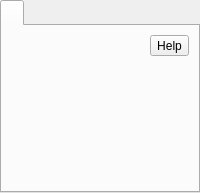
      <widget class="QWidget" name="tab_3">
       <attribute name="title">
        <string notr="true">Seite</string>
       </attribute>
       <layout class="QVBoxLayout" name="verticalLayout_21">
        <property name="spacing">
         <number>0</number>
        </property>
        <property name="leftMargin">
         <number>0</number>
        </property>
        <property name="topMargin">
         <number>0</number>
        </property>
        <property name="rightMargin">
         <number>0</number>
        </property>
        <property name="bottomMargin">
         <number>0</number>
        </property>
        <item>
         <widget class="QTabWidget" name="tabWidgetCameraOne">
          <property name="currentIndex">
           <number>0</number>
          </property>
          <property name="iconSize">
           <size>
            <width>48</width>
            <height>48</height>
           </size>
          </property>
          <widget class="QWidget" name="tab_4">
           <attribute name="icon">
            <iconset resource="screencast.qrc">
             <normaloff>:/pictures/camera/camera.png</normaloff>:/pictures/camera/camera.png</iconset>
           </attribute>
           <attribute name="title">
            <string notr="true"/>
           </attribute>
           <layout class="QVBoxLayout" name="verticalLayout_11">
            <item>
             <layout class="QGridLayout" name="gridLayout_9">
              <property name="verticalSpacing">
               <number>0</number>
              </property>
              <item row="1" column="0">
               <layout class="QHBoxLayout" name="horizontalLayout_71">
                <item>
                 <spacer name="horizontalSpacer">
                  <property name="orientation">
                   <enum>Qt::Orientation::Horizontal</enum>
                  </property>
                  <property name="sizeHint" stdset="0">
                   <size>
                    <width>40</width>
                    <height>20</height>
                   </size>
                  </property>
                 </spacer>
                </item>
               </layout>
              </item>
              <item row="0" column="1" alignment="Qt::AlignmentFlag::AlignTop">
               <widget class="QToolButton" name="help_camera_camera_2">
                <property name="text">
                 <string>Help</string>
                </property>
               </widget>
              </item>
              <item row="0" column="0">
               <layout class="QVBoxLayout" name="verticalLayout_28">
                <property name="spacing">
                 <number>0</number>
                </property>
               </layout>
              </item>
             </layout>
            </item>
            <item>
             <layout class="QVBoxLayout" name="verticalLayout_42">
              <item>
               <spacer name="horizontalSpacer_29">
                <property name="orientation">
                 <enum>Qt::Orientation::Horizontal</enum>
                </property>
                <property name="sizeHint" stdset="0">
                 <size>
                  <width>40</width>
                  <height>20</height>
                 </size>
                </property>
               </spacer>
              </item>
             </layout>
            </item>
            <item>
             <widget class="QWidget" name="widget_2" native="true">
              <layout class="QHBoxLayout" name="horizontalLayout_74">
               <item>
                <spacer name="horizontalSpacer_45">
                 <property name="orientation">
                  <enum>Qt::Orientation::Horizontal</enum>
                 </property>
                 <property name="sizeHint" stdset="0">
                  <size>
                   <width>40</width>
                   <height>20</height>
                  </size>
                 </property>
                </spacer>
               </item>
              </layout>
             </widget>
            </item>
            <item>
             <spacer name="verticalSpacer_5">
              <property name="orientation">
               <enum>Qt::Orientation::Vertical</enum>
              </property>
              <property name="sizeHint" stdset="0">
               <size>
                <width>20</width>
                <height>40</height>
               </size>
              </property>
             </spacer>
            </item>
           </layout>
          </widget>
         </widget>
        </item>
       </layout>
      </widget>
